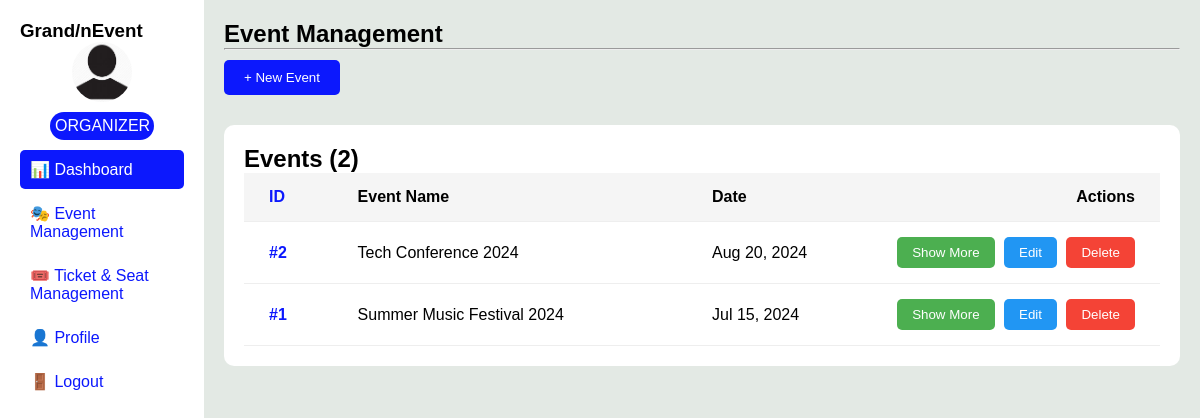
Page /organizers/eve_ma.php (signed in) on the committed database.
### tables this page shows
CREATE TABLE IF NOT EXISTS `events` (
  `id` int(11) NOT NULL AUTO_INCREMENT,
  `organizer_id` int(11) NOT NULL,
  `event_name` varchar(200) NOT NULL,
  `event_date` date NOT NULL,
  `event_time` time NOT NULL,
  `event_location` varchar(255) NOT NULL,
  `event_category` varchar(50) DEFAULT NULL,
  `ticket_price` decimal(10,2) NOT NULL,
  `total_tickets` int(11) NOT NULL,
  `event_description` text DEFAULT NULL,
  `created_at` timestamp DEFAULT CURRENT_TIMESTAMP,
  PRIMARY KEY (`id`),
  KEY `organizer_id` (`organizer_id`),
  KEY `event_date` (`event_date`)
);

### config.php (called while the page is built, shortened)
<?php
try {
    $conn = new mysqli(DB_HOST, DB_USER, DB_PASS, DB_NAME);
} catch(Exception $e) {
    die("Connection failed: " . $e->getMessage());
}
function executeQuery($sql, $params = [], $types = "") {
    global $conn;
    $stmt = $conn->prepare($sql);
    if (!empty($params)) {
        $stmt->bind_param($types, ...$params);
    }
    $stmt->execute();
    return $stmt;
}
function fetchAll($sql, $params = [], $types = "") {
    $stmt = executeQuery($sql, $params, $types);
    $result = $stmt->get_result();
    $rows = [];
    while ($row = $result->fetch_assoc()) {
        $rows[] = $row;
    }
    return $rows;
}
?>

### organizers/eve_ma.php (the view, shortened to what this page needs)
<?php
require_once '../config.php';
$organizer_id = $_SESSION['user_id'];
$events = fetchAll("SELECT * FROM events WHERE organizer_id = ? ORDER BY event_date DESC", [$organizer_id], "i");
?>
<!DOCTYPE html>
<html lang="en">
<head>
</head>
<body>
<main>
<aside>
<div/nclass="profile">
<h3>Grand/nEvent</h3>
<div class="img"><img src="../img/pro.jpg" alt="Profile"></div>
<div class="ro">ORGANIZER</div>
</div>
    <div class="roles">
    <a href="org_dash.php" class="act">📊  Dashboard</a>
    <a href="eve_ma.php">🎭 Event Management</a>
    <a href="tick.php">🎟️ Ticket & Seat Management</a>
    <a href="profile.php">👤 Profile</a>
    <a href="../logout.php">🚪 Logout</a>
</div>
</aside>
<section>
<h1>Event Management</h1>
<hr>
<button class="new" id="newBtn">+ New Event</button>
<div class="event-list">
<h2>Events (<?= count($events) ?>)</h2>
<?php if(empty($events)): ?>
<p>No events found.</p>
<?php else: ?>
<div class="event-row" style="background:#f5f5f5; font-weight:bold;">
<div class="id">ID</div>
<div class="name">Event Name</div>
<div class="date">Date</div>
<div class="actions">Actions</div>
</div>
<?php foreach($events as $e): ?>
<div class="event-row">
<div class="id">#<?= $e['id'] ?></div>
<div class="name"><?= htmlspecialchars($e['event_name']) ?></div>
<div class="date"><?= date('M d, Y', strtotime($e['event_date'])) ?></div>
<div class="actions">
<button class="btn show" onclick="showEvent(<?= $e['id'] ?>)">Show More</button>
<button class="btn edit" onclick="location.href='?edit=<?= $e['id'] ?>'">Edit</button>
<button class="btn delete" onclick="if(confirm('Delete this event?')) location.href='?delete=<?= $e['id'] ?>'">Delete</button>
</div>
</div>
<?php endforeach; ?>
<?php endif; ?>
</div>
</section>
</main>
</body>
</html>

### organizers/eve_ma.php (style rules this page uses)
* { margin:0; padding:0; box-sizing:border-box; }
body { background:#e3e9e4; font-family:Arial; }
main { display:flex; }
aside { width:17%; padding:20px; background:#fff; min-height:100vh; }
section { width:83%; padding:20px; }
.img { width:60px; height:60px; border-radius:50%; margin:auto; overflow:hidden; }
.img img { width:100%; height:100%; object-fit:cover; }
.ro { background:#0c18fd; color:#fff; padding:5px; border-radius:20px; margin:10px 30px; }
.roles a { display:block; padding:10px; color:#0c18fd; text-decoration:none; margin:5px 0; border-radius:5px; }
.act { background:#0c18fd !important; color:#fff !important; }
.new { background:#0c18fd; color:#fff; padding:10px 20px; border:none; border-radius:5px; cursor:pointer; margin:10px 0; }
.event-list { background:#fff; border-radius:10px; padding:20px; margin-top:20px; }
.event-row { display:flex; padding:15px; border-bottom:1px solid #eee; align-items:center; }
.event-row > div { padding:0 10px; }
.id { width:10%; color:#0c18fd; font-weight:bold; }
.name { width:40%; }
.date { width:20%; }
.actions { width:30%; text-align:right; }
.btn { padding:8px 15px; border:none; border-radius:5px; cursor:pointer; margin-left:5px; color:#fff; }
.show { background:#4CAF50; }
.edit { background:#2196F3; }
.delete { background:#f44336; }

### rows in the picture
events: id "2", event_name "Tech Conference 2024", event_date "Aug 20, 2024"
events: id "1", event_name "Summer Music Festival 2024", event_date "Jul 15, 2024"

### other values in the picture
count($events) "2"
